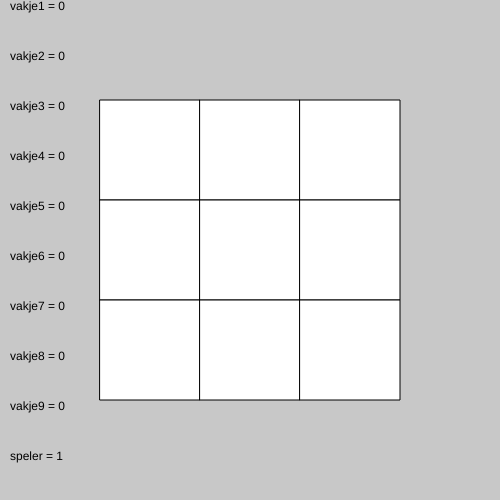
Frame 1 (no input)
Frame 60 (no input): identical to frame 1, image omitted
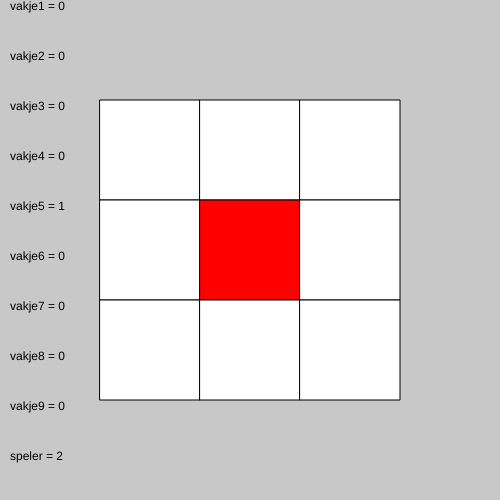
Frame 120 (the mouse pressed at the canvas centre since frame 60)

The p5.js sketch that drew these frames (run headless with seeded random() and noise() and a simulated clock; from frame 60 on, the mouse is pressed at the canvas centre):

// p5.js sketch
// ── sketch.js
//0 = leeg
//1 = blauw
//2 = rood

//in het begin zijn alle vakje1 leeg = 0
let vakje1 = 0; //dit is de 'state' van vakje1, die kan zijn 0=leeg, 1=blauw, 2=rood
let vakje2 = 0; //dit is de 'state' van vakje2, die kan zijn 0=leeg, 1=blauw, 2=rood
let vakje3 = 0; //dit is de 'state' van vakje3, die kan zijn 0=leeg, 1=blauw, 2=rood
let vakje4 = 0;
let vakje5 = 0;
let vakje6 = 0;
let vakje7 = 0;
let vakje8 = 0;
let vakje9 = 0;

let speler = 1; //dit is de speler die op dit moment aan de beurt is,
// die moet je dus iedere keer dat er op een leeg vakje wordt geklikt aanpassen

let winnaar = 0;

function setup() {
    createCanvas(500, 500);
}

function draw() {
    background(200);
    fill("white");
    //vakje1
    if (vakje1 == 0) {
        fill("white");
    }
    if (vakje1 == 1) {
        fill("red");
    }
    if (vakje1 == 2) {
        fill("blue");
    }
    rect(100, 100, 100, 100);
    fill("white");
    //vakje2
    if (vakje2 == 0) {
        fill("white");
    }
    if (vakje2 == 1) {
        fill("red");
    }
    if (vakje2 == 2) {
        fill("blue");
    }
    rect(100, 200, 100, 100);
    //vakje3------------------------
    if (vakje3 == 0) {
        fill("white");
    }
    if (vakje3 == 1) {
        fill("red");
    }
    if (vakje3 == 2) {
        fill("blue");
    }
    rect(100, 300, 100, 100);
    //vakje4------------------------
    if (vakje4 == 0) {
        fill("white");
    }
    if (vakje4 == 1) {
        fill("red");
    }
    if (vakje4 == 2) {
        fill("blue");
    }
    rect(200, 100, 100, 100);
    //vakje5------------------------
    if (vakje5 == 0) {
        fill("white");
    }
    if (vakje5 == 1) {
        fill("red");
    }
    if (vakje5 == 2) {
        fill("blue");
    }
    rect(200, 200, 100, 100);
    //vakje6------------------------
    if (vakje6 == 0) {
        fill("white");
    }
    if (vakje6 == 1) {
        fill("red");
    }
    if (vakje6 == 2) {
        fill("blue");
    }
    rect(200, 300, 100, 100);
    //vakje7------------------------
    if (vakje7 == 0) {
        fill("white");
    }
    if (vakje7 == 1) {
        fill("red");
    }
    if (vakje7 == 2) {
        fill("blue");
    }
    rect(300, 100, 100, 100);
    //vakje8------------------------
    if (vakje8 == 0) {
        fill("white");
    }
    if (vakje8 == 1) {
        fill("red");
    }
    if (vakje8 == 2) {
        fill("blue");
    }
    rect(300, 200, 100, 100);
    //vakje9------------------------
    if (vakje9 == 0) {
        fill("white");
    }
    if (vakje9 == 1) {
        fill("red");
    }
    if (vakje9 == 2) {
        fill("blue");
    }
    rect(300, 300, 100, 100);
    
    
    
    //----------------------------------
    fill("black");
    text("vakje1 = " + vakje1, 10, 10);
    text("vakje2 = " + vakje2, 10, 60);
    text("vakje3 = " + vakje3, 10, 110);
    text("vakje4 = " + vakje4, 10, 160);
    text("vakje5 = " + vakje5, 10, 210);
    text("vakje6 = " + vakje6, 10, 260);
    text("vakje7 = " + vakje7, 10, 310);
    text("vakje8 = " + vakje8, 10, 360);
    text("vakje9 = " + vakje9, 10, 410);
    
    text("speler = " + speler, 10, 460);

    if (winnaar == 1) {
        console.log("speler 1 heeft gewonnen!");
        text("speler 1 heeft gewonnen!!!!!!", 10, 480);
    }
    if (winnaar == 2) {
        console.log("speler 2 heeft gewonnen!");
        text("speler 2 heeft gewonnen!!!!!!!", 10, 480);
    }
   


}

function mousePressed() {
    
    if (mouseX > 100 && mouseX < 200 && mouseY > 100 && mouseY < 200 && vakje1 == 0) {
        vakje1 = speler;
        if (speler == 1) {
            speler = 2;
        } else {
            speler = 1;
        }
    }
    if (mouseX > 100 && mouseX < 200 && mouseY > 200 && mouseY < 300 && vakje2 == 0) {
        vakje2 = speler;
        if (speler == 1) {
            speler = 2;
        } else {
            speler = 1;
        }
    }
    if (mouseX > 100 && mouseX < 200 && mouseY > 300 && mouseY < 400 && vakje3 == 0) {
        vakje3 = speler;
        if (speler == 1) {
            speler = 2;
        } else {
            speler = 1;
        }
    }
    if (mouseX > 200 && mouseX < 300 && mouseY > 100 && mouseY < 200 && vakje4 == 0) {
        vakje4 = speler;
        if (speler == 1) {
            speler = 2;
        } else {
            speler = 1;
        }
    }
    if (mouseX > 200 && mouseX < 300 && mouseY > 200 && mouseY < 300 && vakje5 == 0) {
        vakje5 = speler;
        if (speler == 1) {
            speler = 2;
        } else {
            speler = 1;
        }
    }
    if (mouseX > 200 && mouseX < 300 && mouseY > 300 && mouseY < 400 && vakje6 == 0) {
        vakje6 = speler;
        if (speler == 1) {
            speler = 2;
        } else {
            speler = 1;
        }
    }
    if (mouseX > 300 && mouseX < 400 && mouseY > 100 && mouseY < 200 && vakje7 == 0) {
        vakje7 = speler;
        if (speler == 1) {
            speler = 2;
        } else {
            speler = 1;
        }
    }
    if (mouseX > 300 && mouseX < 400 && mouseY > 200 && mouseY < 300 && vakje8 == 0) {
        vakje8 = speler;
        if (speler == 1) {
            speler = 2;
        } else {
            speler = 1;
        }
    }
    if (mouseX > 300 && mouseX < 400 && mouseY > 300 && mouseY < 400 && vakje9 == 0) {
        vakje9 = speler;
        if (speler == 1) {
            speler = 2;
        } else {
            speler = 1;
        }
    }
    checkWin();
}

function checkWin() {
    
    // verticaal
    if (vakje1 == 1 && vakje2 == 1 && vakje3 == 1) {
        console.log("speler 1 heeft gewonnen");
        winnaar = 1;
    }
    if (vakje4 == 1 && vakje5 == 1 && vakje6 == 1) {
        console.log("speler 1 heeft gewonnen");
        winnaar = 1;
    }
    if (vakje7 == 1 && vakje8 == 1 && vakje9 == 1) {
        console.log("speler 1 heeft gewonnen");
        winnaar = 1;
    }
    if (vakje1 == 2 && vakje2 == 2 && vakje3 == 2) {
        console.log("speler 2 heeft gewonnen");
        winnaar = 2;
    }
    if (vakje4 == 2 && vakje5 == 2 && vakje6 == 2) {
        console.log("speler 2 heeft gewonnen");
        winnaar = 2;
    }
    if (vakje7 == 2 && vakje8 == 2 && vakje9 == 2) {
        console.log("speler 2 heeft gewonnen");
        winnaar = 2;
    }

    // horizontaal
    if (vakje1 == 1 && vakje4 == 1 && vakje7 == 1) {
        console.log("speler 1 heeft gewonnen");
        winnaar = 1;
    }
    if (vakje2 == 1 && vakje5 == 1 && vakje8 == 1) {
        console.log("speler 1 heeft gewonnen");
        winnaar = 1;
    }
    if (vakje3 == 1 && vakje6 == 1 && vakje9 == 1) {
        console.log("speler 1 heeft gewonnen");
        winnaar = 1;
    }
    if (vakje1 == 2 && vakje4 == 2 && vakje7 == 2) {
        console.log("speler 2 heeft gewonnen");
        winnaar = 2;
    }
    if (vakje2 == 2 && vakje5 == 2 && vakje8 == 2) {
        console.log("speler 2 heeft gewonnen");
        winnaar = 2;
    }
    if (vakje3 == 2 && vakje6 == 2 && vakje9 == 2) {
        console.log("speler 2 heeft gewonnen");
        winnaar = 2;
    }

    // diagonaal
    if (vakje1 == 1 && vakje5 == 1 && vakje9 == 1) {
        console.log("speler 1 heeft gewonnen");
        winnaar = 1;
    }
    if (vakje3 == 1 && vakje5 == 1 && vakje7 == 1) {
        console.log("speler 1 heeft gewonnen");
        winnaar = 1;
    }
    if (vakje1 == 2 && vakje5 == 2 && vakje9 == 2) {
        console.log("speler 2 heeft gewonnen");
        winnaar = 2;
    }
    if (vakje3 == 2 && vakje5 == 2 && vakje7 == 2) {
        console.log("speler 2 heeft gewonnen");
        winnaar = 2;
    }

 
}
